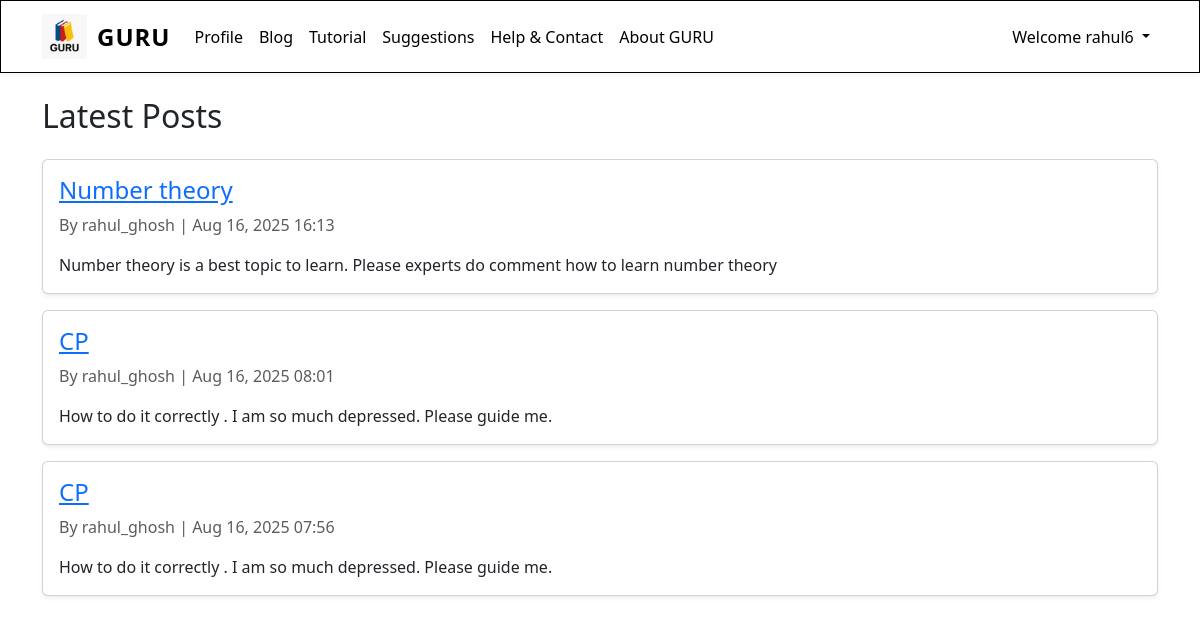
Screenshot of /blog/ (signed in) with the database file from the repository.
### core/models.py (models this page shows, shortened)
class Post(models.Model):  # your existing one
    title = models.CharField(max_length=200)
    content = models.TextField()
    image = models.ImageField(upload_to='posts/', null=True, blank=True)
    author = models.ForeignKey(User, on_delete=models.CASCADE)
    created_at = models.DateTimeField(auto_now_add=True)

### core/views.py (the view)
# urls.py: path('blog/', views.blog_page, name='blog_page'),
@login_required
def blog_page(request):
    posts = Post.objects.all().order_by('-created_at')
    return render(request, 'blog.html', {'posts': posts})

### templates/blog.html (shortened to what this page needs)
{% extends 'base.html' %}
{% block content %}
<div class="container mt-4">
  <h2 class="mb-4">Latest Posts</h2>
  {% for post in posts %}
  <div class="card mb-3 shadow-sm">
    <div class="card-body">
      <h4 class="card-title">
        <a href="{% url 'blog_detail' post.id %}">{{ post.title }}</a>
      </h4>
      <p class="card-text text-muted">
        By {{ post.author }} | {{ post.created_at|date:"M d, Y H:i" }}
      </p>
      <p class="card-text">{{ post.content|truncatewords:40 }}</p>
    </div>
</div>
  {% empty %}
    <p>No posts yet.</p>
  {% endfor %}
</div>
{% endblock %}

### templates/base.html (shortened to what this page needs)
{% load static %}
{% load hasattr_tags %}
<!doctype html>
<html lang="en">
  <head>
    <link href="https://cdn.jsdelivr.net/npm/bootstrap@5.3.3/dist/css/bootstrap.min.css" rel="stylesheet">
  </head>
  <body>
    <nav class="navbar navbar-expand-lg">
      <div class="container">
        <a class="navbar-brand d-flex align-items-center" href="/">
          <img src="{% static 'images/logoe.png' %}" alt="GURU Logo" style="height: 45px; margin-right: 10px;">
          GURU
        </a>
        <div class="collapse navbar-collapse" id="eduNavbar">
          <ul class="navbar-nav me-auto mb-2 mb-lg-0">
            <li class="nav-item"><a class="nav-link" href="/profile">Profile</a></li>
            <li class="nav-item"><a class="nav-link" href="/blog">Blog</a></li>
            <li class="nav-item"><a class="nav-link" href="/tutorial">Tutorial</a></li>
            <li class="nav-item"><a class="nav-link" href="/suggestions">Suggestions</a></li>
            <li class="nav-item"><a class="nav-link" href="/contact">Help & Contact</a></li>
            <li class="nav-item"><a class="nav-link" href="/about">About GURU</a></li>
          </ul>
          <ul class="navbar-nav ms-auto mb-2 mb-lg-0">
            {% if request.user.is_authenticated %}
              <li class="nav-item dropdown">
                <a class="nav-link dropdown-toggle" href="#" role="button" data-bs-toggle="dropdown" aria-expanded="false">
                  Welcome {{ request.user.username }}
                </a>
              </li>
            {% endif %}
          </ul>
        </div>
      </div>
    </nav>
    <main>
      {% block content %}{% endblock content %}
    </main>
  </body>
</html>

### templates/base.html (style rules this page uses)
.navbar { background-color: #fff; border-top: 1px solid #000; border-bottom: 1px solid #000; border-right: 1px solid #000; border-left: 1px solid #000; box-shadow: 0 2px 6px rgba(0,0,0,0.05); }
.navbar-brand { font-size: 1.5rem; font-weight: 700; color: #000 !important; letter-spacing: 1px; }
.nav-link { color: #000 !important; font-weight: 500; transition: 0.3s; }

### rows the page displays
Post: title "Number theory", author "rahul_ghosh", created_at "Aug 16, 2025 16:13", content "Number theory is a best topic to learn. Please experts do comment how to learn number theory"
Post: title "CP", author "rahul_ghosh", created_at "Aug 16, 2025 08:01", content "How to do it correctly . I am so much depressed. Please guide me."
Post: title "CP", author "rahul_ghosh", created_at "Aug 16, 2025 07:56", content "How to do it correctly . I am so much depressed. Please guide me."

### other values shown
{{ request.user.username }} "rahul6"
